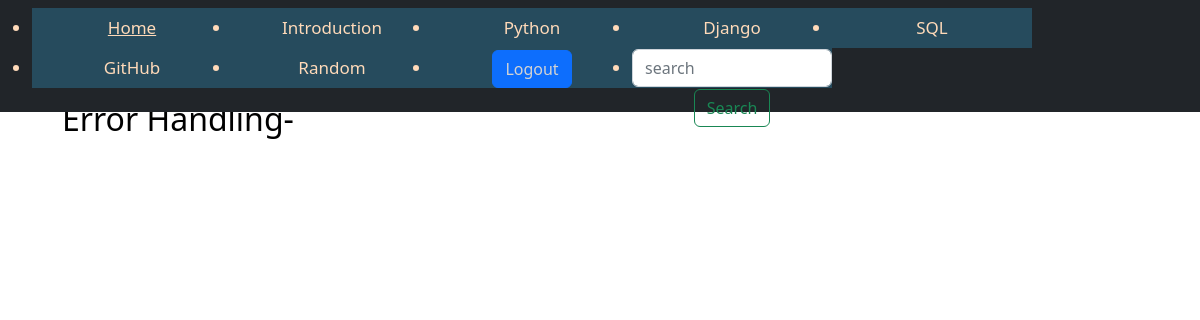
Before: /error_handling/ with the older database file.
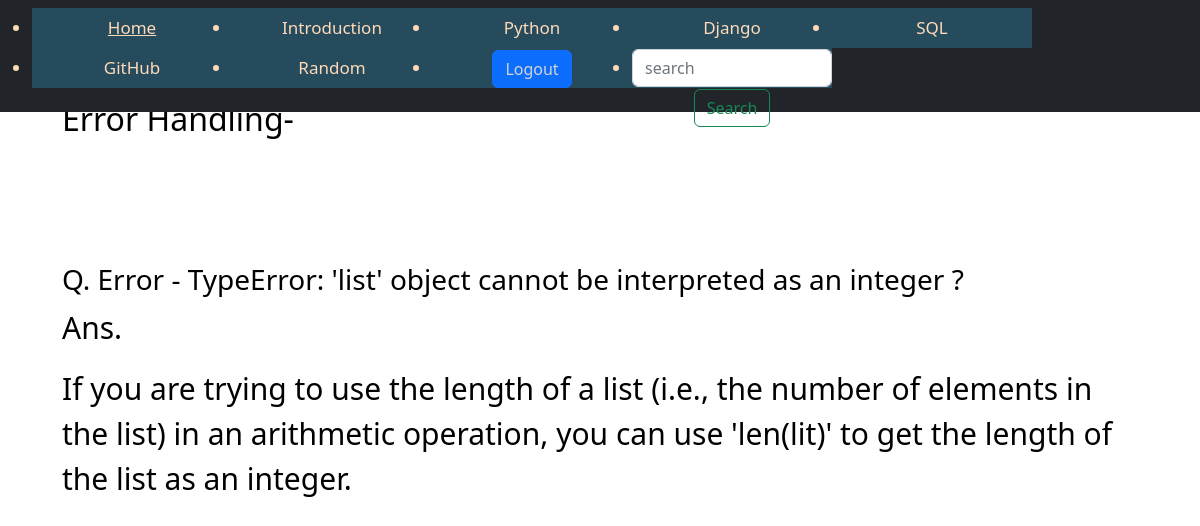
After: the same page with the newer database file.
### main/models.py (models this page shows)
class InterviewQuestions(models.Model):
    interview_question_type = models.ForeignKey(InterviewQuestionType, on_delete=models.CASCADE)
    question = models.TextField(max_length=255, blank=True)
    img = models.ImageField(upload_to="productImages", blank=True)
    answer = models.TextField()

### main/views.py (the view)
# urls.py: path('error_handling/', error_handling_view, name="error_handling"),
def error_handling_view(request):
    questions = InterviewQuestions.objects.filter(interview_question_type__type__icontains="Error Handling")
    return render(request, 'main/error_handling.html', {"questions": questions})

### main/templates/main/error_handling.html (shortened to what this page needs)
<!doctype html>
<html lang="en">
<head>
</head>
<body>
{% include 'main/nav.html' %}
 <div class="container">
  <div class="right-section">
     <h2 style="margin-bottom: 80px">Error Handling-</h2>
      {% for quest in questions %}
     <br><h3>Q. {{ quest.question }}</h3>
     <p>Ans.{% if quest.img %} <img src="{{ quest.img.url }}" style="width: 900px; height: 600px" alt=""> {% endif %}{{ quest.answer|linebreaks }}</p>
      {% endfor %}
  </div>
</div>
</body>
</html>

Changed rows visible on the page:
added InterviewQuestions: question "Error - TypeError: 'list' object cannot be interpreted as an integer ?", answer "If you are trying to use the length of a list (i.e., the number of elements in the list) in an arithmetic operation, you can use 'len(lit)' to get the length of the list as an integer."
